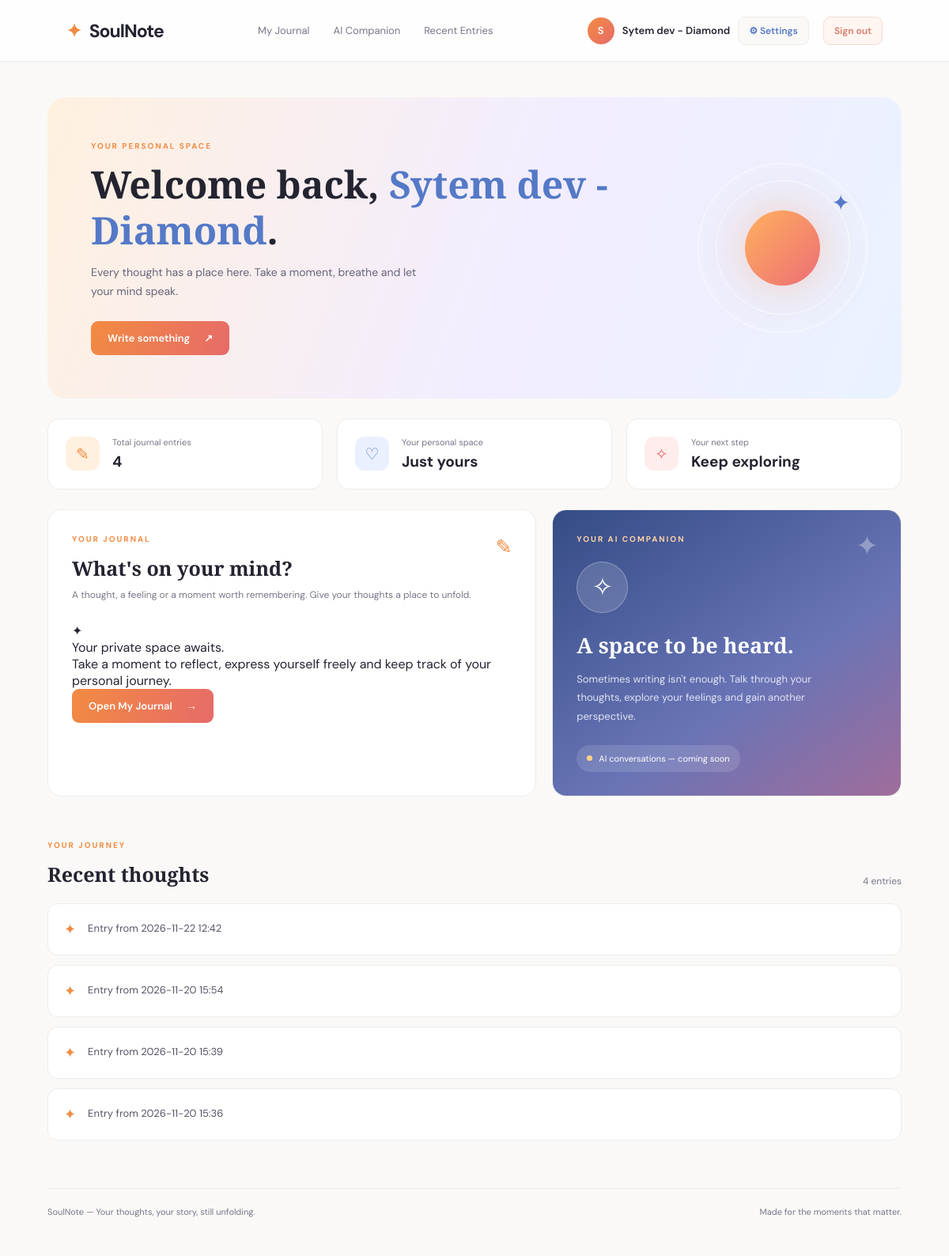
The app's page /home/ (signed in) with its own data.
### diary/models.py (models this page shows)
class DiaryEntry(models.Model):
	entry_uuid = models.UUIDField(
		default=uuid.uuid4,
		editable=False,
		null=True
	)
	user = models.ForeignKey(User, on_delete=models.CASCADE, related_name='diary_entries')
	content = models.TextField()
	detected_emotions = models.CharField(max_length=50, blank=True, null=True)
	ai_reflection = models.TextField(blank=True, null=True)
	ip_address = models.GenericIPAddressField(blank=True, null=True)
	created_at = models.DateTimeField(auto_now_add=True)
	updated_at = models.DateTimeField(auto_now=True)
	class Meta:
		ordering = ['-created_at']
		verbose_name_plural = "Diary Entries"
		constraints = [
			models.UniqueConstraint(
				fields=['user', 'entry_uuid'],
				name='unique_entry_uuid_per_user'
			)
		]
	def __str__(self):
		return f"Entry from {self.created_at.strftime('%Y-%m-%d %H:%M')}"

### diary/views.py (the view)
# urls.py: path('home/', home_view, name='home'),
@login_required(login_url='landing')
def home_view(request):
	entries = DiaryEntry.objects.filter(
		user=request.user
	).order_by('-id')
	context = {
		'username': request.user.username,
		'entries': entries,
		'entry_count': entries.count(),
	}
	return render(request, 'diary/home.html', context)

### templates/diary/home.html (shortened to what this page needs)
{% load static %}
<!DOCTYPE html>
<html lang="en">
<head>
    <link rel="stylesheet" href="{% static 'styles/home.css' %}">
</head>
<body>
    <nav class="navbar">
        <a href="{% url 'home' %}" class="brand">
            <span class="brand-icon">✦</span>
            SoulNote
        </a>
        <div class="nav-links">
            <a href="#journal">My Journal</a>
            <a href="#companion">AI Companion</a>
            <a href="#recent">Recent Entries</a>
        </div>
        <div class="profile">
			<div class="avatar">
				{{ request.user.first_name|default:request.user.username|first|upper }}
			</div>
			<span>{{ request.user.first_name|default:request.user.username }}</span>
			<a href="{% url 'settings' %}" class="settings-link">
				⚙ Settings
			</a>
			<form method="POST" action="{% url 'logout' %}">
				<button type="submit" class="logout">
					Sign out
				</button>
			</form>
		</div>
    </nav>
    <main class="dashboard">
        <section class="welcome">
            <div>
                <p class="eyebrow">YOUR PERSONAL SPACE</p>
                <h1>
                    Welcome back,
                    <span>{{ request.user.first_name|default:request.user.username }}</span>.
                </h1>
                <p class="welcome-text">
                    Every thought has a place here.
                    Take a moment, breathe and let your mind speak.
                </p>
                <a href="{% url 'diary-space' %}" class="primary-btn">
                    Write something <span>↗</span>
                </a>
            </div>
            <div class="welcome-art">
                <div class="orbit orbit-one"></div>
                <div class="orbit orbit-two"></div>
                <div class="sun"></div>
                <div class="floating-note">✦</div>
            </div>
        </section>
        <section class="overview">
            <div class="overview-card">
                <span class="card-icon orange">✎</span>
                <div>
                    <p>Total journal entries</p>
                    <h2>{{ entries|length }}</h2>
                </div>
            </div>
            <div class="overview-card">
                <span class="card-icon blue">♡</span>
                <div>
                    <p>Your personal space</p>
                    <h2>Just yours</h2>
                </div>
            </div>
            <div class="overview-card">
                <span class="card-icon red">✧</span>
                <div>
                    <p>Your next step</p>
                    <h2>Keep exploring</h2>
                </div>
            </div>
        </section>
        <section class="content-grid">
			<div class="panel journal-panel" id="journal">
				<div class="panel-heading">
					<div>
						<p class="eyebrow">YOUR JOURNAL</p>
						<h2>What's on your mind?</h2>
						<p>
							A thought, a feeling or a moment worth remembering.
							Give your thoughts a place to unfold.
						</p>
					</div>
					<span class="heading-symbol">✎</span>
				</div>
				<div class="journal-preview">
					<span class="preview-icon">✦</span>
					<p class="preview-title">Your private space awaits.</p>
					<p class="preview-text">
						Take a moment to reflect, express yourself freely
						and keep track of your personal journey.
					</p>
				</div>
				<a href="{% url 'diary-space' %}" class="primary-btn">
					Open My Journal <span>→</span>
				</a>
			</div>
            <div class="panel companion-panel" id="companion">
                <div class="companion-decoration">✦</div>
                <p class="eyebrow">YOUR AI COMPANION</p>
                <div class="companion-avatar">✧</div>
                <h2>A space to be heard.</h2>
                <p>
                    Sometimes writing isn't enough.
                    Talk through your thoughts, explore your feelings
                    and gain another perspective.
                </p>
                <div class="coming-soon">
                    <span class="status-dot"></span>
                    AI conversations — coming soon
                </div>
            </div>
        </section>
        <section class="recent-section" id="recent">
            <div class="section-heading">
                <div>
                    <p class="eyebrow">YOUR JOURNEY</p>
                    <h2>Recent thoughts</h2>
                </div>
                <span class="entry-count">
                    {{ entries|length }} entries
                </span>
            </div>
            {% if entries %}
                <div class="entries-list">
                    {% for entry in entries %}
                        <article class="entry-card">
                            <div class="entry-marker">✦</div>
                            <div class="entry-content">
                                <p>{{ entry }}</p>
                            </div>
                        </article>
                    {% endfor %}
                </div>
            {% endif %}
        </section>
        <footer>
            <p>SoulNote — Your thoughts, your story, still unfolding.</p>
            <span>Made for the moments that matter.</span>
        </footer>
    </main>
</body>
</html>

### records on screen
DiaryEntry: created_at "Entry from 2026-11-22 12:42"
DiaryEntry: created_at "Entry from 2026-11-20 15:54"
DiaryEntry: created_at "Entry from 2026-11-20 15:39"
DiaryEntry: created_at "Entry from 2026-11-20 15:36"

### other values on screen
{{ request.user.first_name|default:request.user.username|first|upper }} "S"
{{ request.user.first_name|default:request.user.username }} "Sytem dev - Diamond"
{{ entries|length }} "4"
